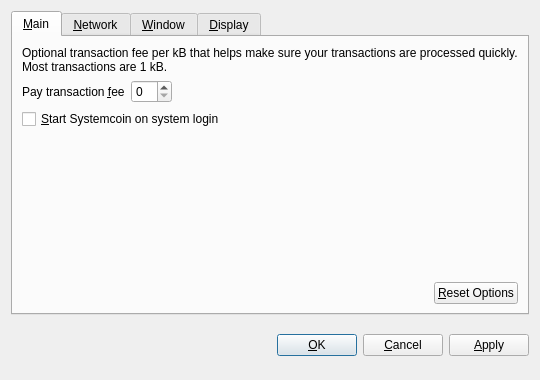
<?xml version="1.0" encoding="UTF-8"?>
<ui version="4.0">
 <class>OptionsDialog</class>
 <widget class="QDialog" name="OptionsDialog">
  <property name="geometry">
   <rect>
    <x>0</x>
    <y>0</y>
    <width>540</width>
    <height>380</height>
   </rect>
  </property>
  <property name="windowTitle">
   <string>Options</string>
  </property>
  <property name="modal">
   <bool>true</bool>
  </property>
  <layout class="QVBoxLayout" name="verticalLayout">
   <item>
    <widget class="QTabWidget" name="tabWidget">
     <property name="tabPosition">
      <enum>QTabWidget::North</enum>
     </property>
     <property name="currentIndex">
      <number>0</number>
     </property>
     <widget class="QWidget" name="tabMain">
      <attribute name="title">
       <string>&amp;Main</string>
      </attribute>
      <layout class="QVBoxLayout" name="verticalLayout_Main">
       <item>
        <widget class="QLabel" name="transactionFeeInfoLabel">
         <property name="text">
          <string>Optional transaction fee per kB that helps make sure your transactions are processed quickly. Most transactions are 1 kB.</string>
         </property>
         <property name="textFormat">
          <enum>Qt::PlainText</enum>
         </property>
         <property name="wordWrap">
          <bool>true</bool>
         </property>
        </widget>
       </item>
       <item>
        <layout class="QHBoxLayout" name="horizontalLayout_1_Main">
         <item>
          <widget class="QLabel" name="transactionFeeLabel">
           <property name="text">
            <string>Pay transaction &amp;fee</string>
           </property>
           <property name="textFormat">
            <enum>Qt::PlainText</enum>
           </property>
           <property name="buddy">
            <cstring>transactionFee</cstring>
           </property>
          </widget>
         </item>
         <item>
          <widget class="BitcoinAmountField" name="transactionFee"/>
         </item>
         <item>
          <spacer name="horizontalSpacer_1_Main">
           <property name="orientation">
            <enum>Qt::Horizontal</enum>
           </property>
           <property name="sizeHint" stdset="0">
            <size>
             <width>40</width>
             <height>20</height>
            </size>
           </property>
          </spacer>
         </item>
        </layout>
       </item>
       <item>
        <widget class="QCheckBox" name="bitcoinAtStartup">
         <property name="toolTip">
          <string>Automatically start Systemcoin after logging in to the system.</string>
         </property>
         <property name="text">
          <string>&amp;Start Systemcoin on system login</string>
         </property>
        </widget>
       </item>
       <item>
        <spacer name="verticalSpacer_Main">
         <property name="orientation">
          <enum>Qt::Vertical</enum>
         </property>
         <property name="sizeHint" stdset="0">
          <size>
           <width>20</width>
           <height>40</height>
          </size>
         </property>
        </spacer>
       </item>
       <item>
        <layout class="QHBoxLayout" name="horizontalLayout_2_Main">
         <item>
          <spacer name="horizontalSpacer_2_Main">
           <property name="orientation">
            <enum>Qt::Horizontal</enum>
           </property>
           <property name="sizeHint" stdset="0">
            <size>
             <width>40</width>
             <height>20</height>
            </size>
           </property>
          </spacer>
         </item>
         <item>
          <widget class="QPushButton" name="resetButton">
           <property name="toolTip">
            <string>Reset all client options to default.</string>
           </property>
           <property name="text">
            <string>&amp;Reset Options</string>
           </property>
           <property name="autoDefault">
            <bool>false</bool>
           </property>
          </widget>
         </item>
        </layout>
       </item>
      </layout>
     </widget>
     <widget class="QWidget" name="tabNetwork">
      <attribute name="title">
       <string>&amp;Network</string>
      </attribute>
      <layout class="QVBoxLayout" name="verticalLayout_Network">
       <item>
        <widget class="QCheckBox" name="mapPortUpnp">
         <property name="toolTip">
          <string>Automatically open the Systemcoin client port on the router. This only works when your router supports UPnP and it is enabled.</string>
         </property>
         <property name="text">
          <string>Map port using &amp;UPnP</string>
         </property>
        </widget>
       </item>
       <item>
        <widget class="QCheckBox" name="connectSocks">
         <property name="toolTip">
          <string>Connect to the Systemcoin network through a SOCKS proxy (e.g. when connecting through Tor).</string>
         </property>
         <property name="text">
          <string>&amp;Connect through SOCKS proxy:</string>
         </property>
        </widget>
       </item>
       <item>
        <layout class="QHBoxLayout" name="horizontalLayout_Network">
         <item>
          <widget class="QLabel" name="proxyIpLabel">
           <property name="text">
            <string>Proxy &amp;IP:</string>
           </property>
           <property name="textFormat">
            <enum>Qt::PlainText</enum>
           </property>
           <property name="buddy">
            <cstring>proxyIp</cstring>
           </property>
          </widget>
         </item>
         <item>
          <widget class="QValidatedLineEdit" name="proxyIp">
           <property name="maximumSize">
            <size>
             <width>140</width>
             <height>16777215</height>
            </size>
           </property>
           <property name="toolTip">
            <string>IP address of the proxy (e.g. 127.0.0.1)</string>
           </property>
          </widget>
         </item>
         <item>
          <widget class="QLabel" name="proxyPortLabel">
           <property name="text">
            <string>&amp;Port:</string>
           </property>
           <property name="textFormat">
            <enum>Qt::PlainText</enum>
           </property>
           <property name="buddy">
            <cstring>proxyPort</cstring>
           </property>
          </widget>
         </item>
         <item>
          <widget class="QLineEdit" name="proxyPort">
           <property name="maximumSize">
            <size>
             <width>55</width>
             <height>16777215</height>
            </size>
           </property>
           <property name="toolTip">
            <string>Port of the proxy (e.g. 9050)</string>
           </property>
          </widget>
         </item>
         <item>
          <widget class="QLabel" name="socksVersionLabel">
           <property name="text">
            <string>SOCKS &amp;Version:</string>
           </property>
           <property name="textFormat">
            <enum>Qt::PlainText</enum>
           </property>
           <property name="buddy">
            <cstring>socksVersion</cstring>
           </property>
          </widget>
         </item>
         <item>
          <widget class="QValueComboBox" name="socksVersion">
           <property name="toolTip">
            <string>SOCKS version of the proxy (e.g. 5)</string>
           </property>
          </widget>
         </item>
         <item>
          <spacer name="horizontalSpacer_Network">
           <property name="orientation">
            <enum>Qt::Horizontal</enum>
           </property>
           <property name="sizeHint" stdset="0">
            <size>
             <width>40</width>
             <height>20</height>
            </size>
           </property>
          </spacer>
         </item>
        </layout>
       </item>
       <item>
        <spacer name="verticalSpacer_Network">
         <property name="orientation">
          <enum>Qt::Vertical</enum>
         </property>
         <property name="sizeHint" stdset="0">
          <size>
           <width>20</width>
           <height>40</height>
          </size>
         </property>
        </spacer>
       </item>
      </layout>
     </widget>
     <widget class="QWidget" name="tabWindow">
      <attribute name="title">
       <string>&amp;Window</string>
      </attribute>
      <layout class="QVBoxLayout" name="verticalLayout_Window">
       <item>
        <widget class="QCheckBox" name="minimizeToTray">
         <property name="toolTip">
          <string>Show only a tray icon after minimizing the window.</string>
         </property>
         <property name="text">
          <string>&amp;Minimize to the tray instead of the taskbar</string>
         </property>
        </widget>
       </item>
       <item>
        <widget class="QCheckBox" name="minimizeOnClose">
         <property name="toolTip">
          <string>Minimize instead of exit the application when the window is closed. When this option is enabled, the application will be closed only after selecting Quit in the menu.</string>
         </property>
         <property name="text">
          <string>M&amp;inimize on close</string>
         </property>
        </widget>
       </item>
       <item>
        <spacer name="verticalSpacer_Window">
         <property name="orientation">
          <enum>Qt::Vertical</enum>
         </property>
         <property name="sizeHint" stdset="0">
          <size>
           <width>20</width>
           <height>40</height>
          </size>
         </property>
        </spacer>
       </item>
      </layout>
     </widget>
     <widget class="QWidget" name="tabDisplay">
      <attribute name="title">
       <string>&amp;Display</string>
      </attribute>
      <layout class="QVBoxLayout" name="verticalLayout_Display">
       <item>
        <layout class="QHBoxLayout" name="horizontalLayout_1_Display">
         <item>
          <widget class="QLabel" name="langLabel">
           <property name="text">
            <string>User Interface &amp;language:</string>
           </property>
           <property name="textFormat">
            <enum>Qt::PlainText</enum>
           </property>
           <property name="buddy">
            <cstring>lang</cstring>
           </property>
          </widget>
         </item>
         <item>
          <widget class="QValueComboBox" name="lang">
           <property name="toolTip">
            <string>The user interface language can be set here. This setting will take effect after restarting Systemcoin.</string>
           </property>
          </widget>
         </item>
        </layout>
       </item>
       <item>
        <layout class="QHBoxLayout" name="horizontalLayout_2_Display">
         <item>
          <widget class="QLabel" name="unitLabel">
           <property name="text">
            <string>&amp;Unit to show amounts in:</string>
           </property>
           <property name="textFormat">
            <enum>Qt::PlainText</enum>
           </property>
           <property name="buddy">
            <cstring>unit</cstring>
           </property>
          </widget>
         </item>
         <item>
          <widget class="QValueComboBox" name="unit">
           <property name="toolTip">
            <string>Choose the default subdivision unit to show in the interface and when sending coins.</string>
           </property>
          </widget>
         </item>
        </layout>
       </item>
       <item>
        <widget class="QCheckBox" name="displayAddresses">
         <property name="toolTip">
          <string>Whether to show Systemcoin addresses in the transaction list or not.</string>
         </property>
         <property name="text">
          <string>&amp;Display addresses in transaction list</string>
         </property>
        </widget>
       </item>
       <item>
        <widget class="QCheckBox" name="coinControlFeatures">
         <property name="toolTip">
          <string>Whether to show coin control features or not.</string>
         </property>
         <property name="text">
          <string>Display coin &amp;control features (experts only!)</string>
         </property>
        </widget>
       </item>
       <item>
        <spacer name="verticalSpacer_Display">
         <property name="orientation">
          <enum>Qt::Vertical</enum>
         </property>
         <property name="sizeHint" stdset="0">
          <size>
           <width>20</width>
           <height>40</height>
          </size>
         </property>
        </spacer>
       </item>
      </layout>
     </widget>
    </widget>
   </item>
   <item>
    <layout class="QHBoxLayout" name="horizontalLayout_Buttons">
     <item>
      <spacer name="horizontalSpacer_1">
       <property name="orientation">
        <enum>Qt::Horizontal</enum>
       </property>
       <property name="sizeHint" stdset="0">
        <size>
         <width>40</width>
         <height>48</height>
        </size>
       </property>
      </spacer>
     </item>
     <item>
      <widget class="QLabel" name="statusLabel">
       <property name="font">
        <font>
         <weight>75</weight>
         <bold>true</bold>
        </font>
       </property>
       <property name="text">
        <string/>
       </property>
       <property name="textFormat">
        <enum>Qt::PlainText</enum>
       </property>
       <property name="wordWrap">
        <bool>true</bool>
       </property>
      </widget>
     </item>
     <item>
      <spacer name="horizontalSpacer_2">
       <property name="orientation">
        <enum>Qt::Horizontal</enum>
       </property>
       <property name="sizeHint" stdset="0">
        <size>
         <width>40</width>
         <height>48</height>
        </size>
       </property>
      </spacer>
     </item>
     <item>
      <widget class="QPushButton" name="okButton">
       <property name="text">
        <string>&amp;OK</string>
       </property>
      </widget>
     </item>
     <item>
      <widget class="QPushButton" name="cancelButton">
       <property name="text">
        <string>&amp;Cancel</string>
       </property>
       <property name="autoDefault">
        <bool>false</bool>
       </property>
      </widget>
     </item>
     <item>
      <widget class="QPushButton" name="applyButton">
       <property name="text">
        <string>&amp;Apply</string>
       </property>
       <property name="autoDefault">
        <bool>false</bool>
       </property>
      </widget>
     </item>
    </layout>
   </item>
  </layout>
 </widget>
 <customwidgets>
  <customwidget>
   <class>BitcoinAmountField</class>
   <extends>QSpinBox</extends>
   <header>bitcoinamountfield.h</header>
  </customwidget>
  <customwidget>
   <class>QValueComboBox</class>
   <extends>QComboBox</extends>
   <header>qvaluecombobox.h</header>
  </customwidget>
  <customwidget>
   <class>QValidatedLineEdit</class>
   <extends>QLineEdit</extends>
   <header>qvalidatedlineedit.h</header>
  </customwidget>
 </customwidgets>
 <resources/>
 <connections/>
</ui>
